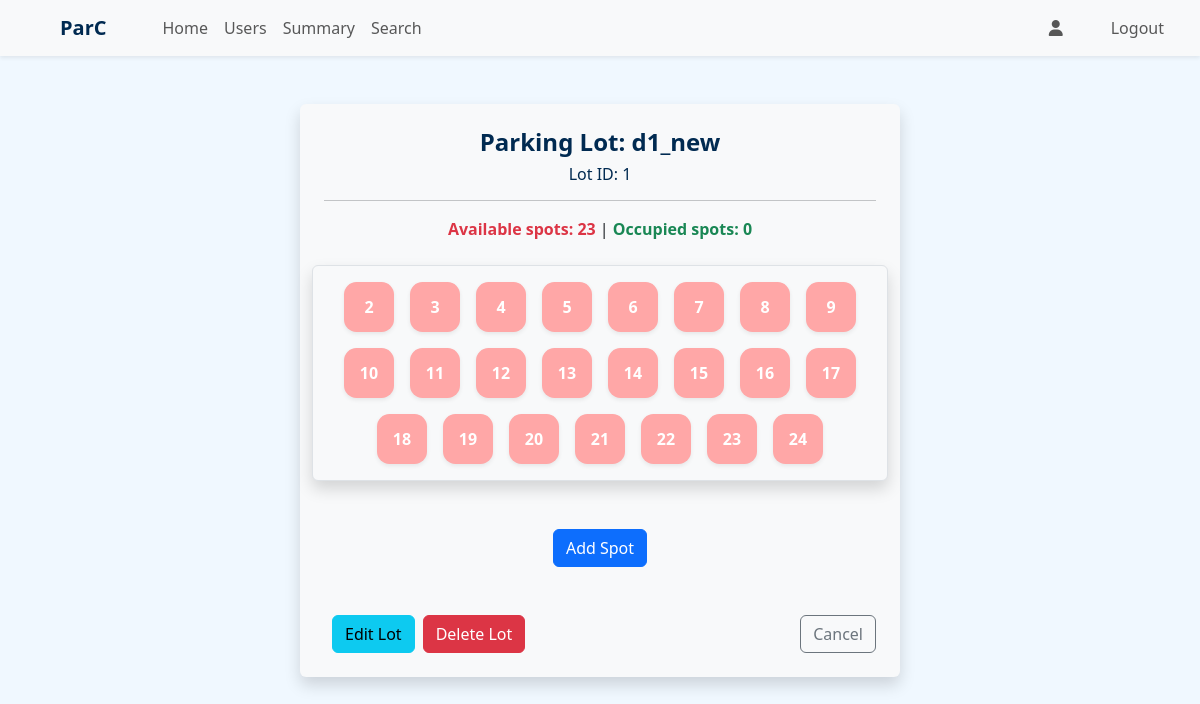
The app's page /admin/view_parking_lot/1 (signed in), older data.
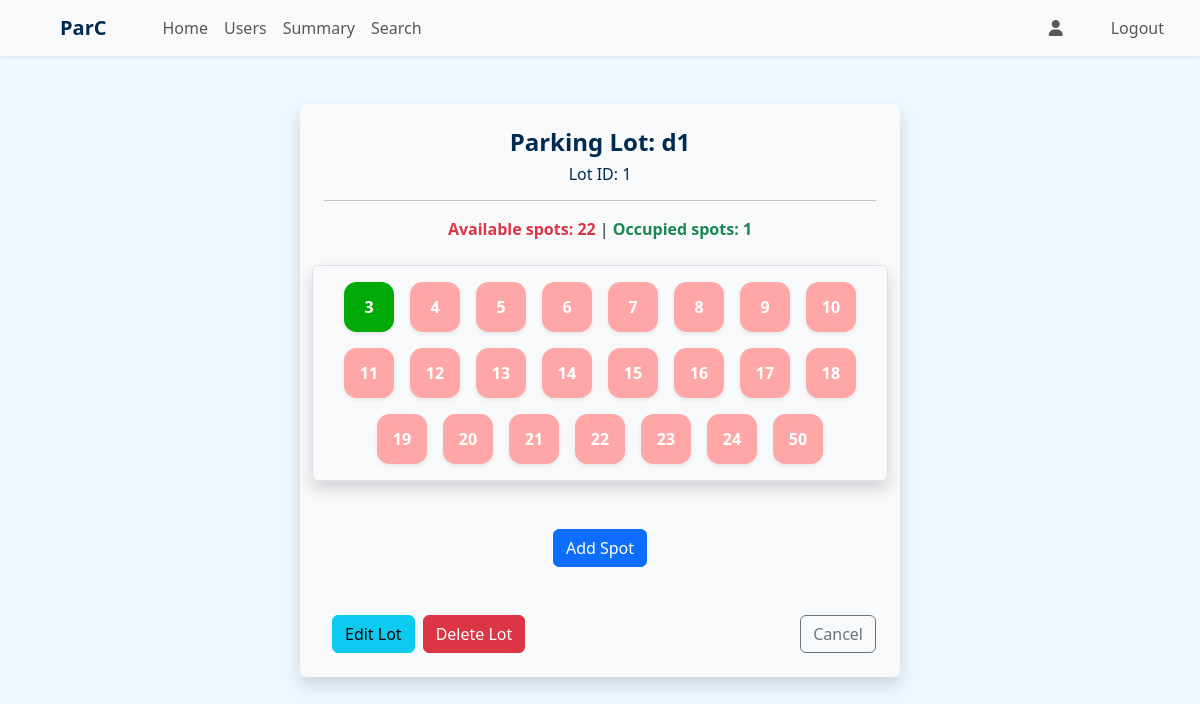
The same page, newer data.
### application/models.py (models this page shows)
class ParkingLot(db.Model):
    id = db.Column(db.Integer, primary_key = True)
    pl_name = db.Column(db.String, nullable = False)
    price = db.Column(db.Integer, nullable = False, default = 1000)
    address = db.Column(db.String, nullable = False)
    pincode = db.Column(db.Integer, nullable = False)
    capacity = db.Column(db.Integer, nullable = False)
    spots_count = db.Column(db.Integer, nullable = False)
    created_at = db.Column(db.DateTime, nullable = False)
    spots = db.relationship('ParkingSpot', backref = 'lot', cascade = 'all, delete')

class ParkingSpot(db.Model):
    id = db.Column(db.Integer, primary_key = True)
    lot_id = db.Column(db.Integer, db.ForeignKey('parking_lot.id'), nullable = False)
    status = db.Column(db.String, nullable = False, default = 'available')
    reservations = db.relationship('Reservation', backref = 'spot', cascade = 'all, delete')

### application/routes.py (the view)
@app.route('/admin/view_parking_lot/<int:lot_id>')
@auth_required()
@roles_required('admin')
def view_parking_lot(lot_id):
    lot = ParkingLot.query.get(lot_id)
    occupied_spots = get_reserved_spots_count(lot.id)
    available_spots = lot.spots_count - occupied_spots
    return render_template('view_lot.html', lot=lot, occupied_spots = occupied_spots, available_spots = available_spots)

### application/utils.py (called while the page is built)
def get_reserved_spots_count(lot_id):
    return ParkingSpot.query.filter_by(lot_id = lot_id, status = "occupied").count()

### templates/view_lot.html (shortened to what this page needs)
{% extends "admin_dashboard.html" %}
{% block content %}
<div class="container my-5 w-50 mx-auto bg-light p-4 rounded shadow">
    <div class="row justify-content-center mb-4">
        <div class="text-center">
            <h4 class="fw-semibold">Parking Lot: {{lot.pl_name}}</h4>
            <h6>Lot ID: {{lot.id}}</h6>
            <hr>
            <div>
                <span class="fw-semibold text-danger">Available spots: {{available_spots}} </span> |
                <span class="fw-semibold text-success">Occupied spots: {{occupied_spots}} </span>
            </div>
        </div>
    </div>
    <div class="row align-items-start justify-content-center gap-3 rounded p-3 bg-light shadow border">
        {% for spot in lot.spots %}
        <a href="{{url_for('get_spot', spot_id = spot.id)}}"
            class="spot_box shadow-sm {{'unavailable' if spot.status != 'available' else 'available'}} ">
            {{spot.id}}
        </a>
        {% else %}
        <div class="text-center">
            <h5 class="text-muted">No Spots Found</h5>
        </div>
        {% endfor %}
    </div>
    <div class="text-center my-5">
        <a href="{{url_for('create_spot', lot_id = lot.id)}}" class="btn btn-primary"> Add Spot</a>
    </div>
    <div class="d-flex justify-content-between">
        <div class="d-flex">
            <a href="{{url_for('edit_parking_lot', lot_id=lot.id)}}" class="btn btn-info mx-2">Edit Lot</a>
            <a href="{{url_for('delete_lot', lot_id = lot.id)}}" class="btn btn-danger">Delete Lot</a>
        </div>
        <a href="javascript:history.back()" class="btn btn-outline-secondary">Cancel</a>
    </div>
</div>
{% endblock %}

Row changes from the older to the newer data that the page shows:
removed ParkingSpot: id "2"
changed ParkingLot id 1: pl_name "d1_new" → "d1"
changed ParkingSpot id 3: status "available" → "occupied" (drawn)
added ParkingSpot: id "50"
Text that changed along with them:
{{ available_spots }}: "23" → "22"
{{ occupied_spots }}: "0" → "1"
